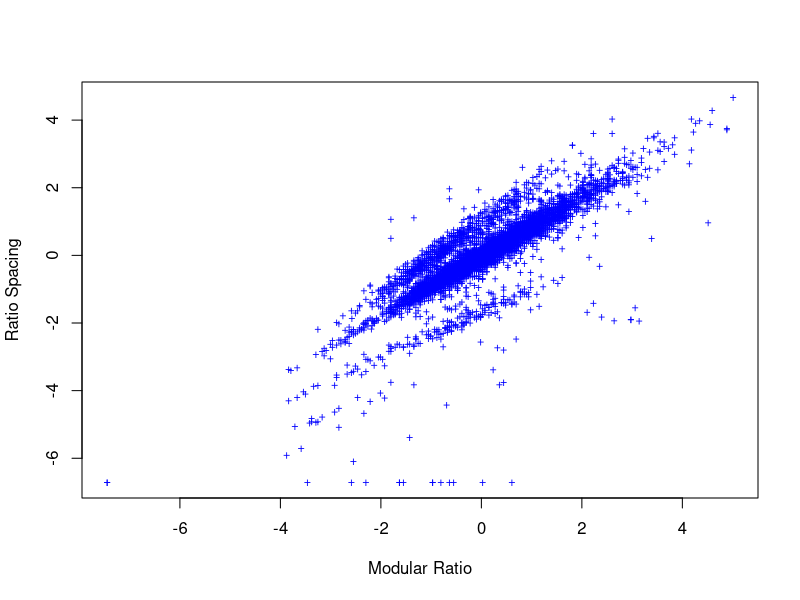
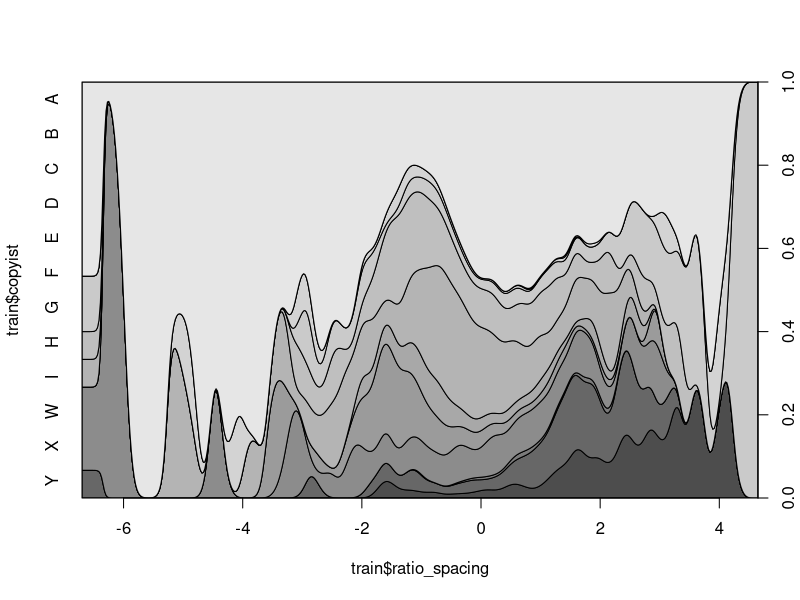

Recreate these plots in R, in order.
## ---- chunk 1
knitr::opts_chunk$set(echo = TRUE)
## ---- chunk 2
avila <- read.csv("avila-tr.txt", header = FALSE)
## ---- chunk 3
# Add column names to the data set
colnames(avila) <- c("intercolumnar_dist", "upper_margin", "lower_margin", "exploitation", "row_no", "modular_ratio", "interlinear_spacing", "weight", "peak_no", "ratio_spacing", "copyist")

# Factor the copyist column
avila$copyist <- as.factor(avila$copyist)
## ---- chunk 4
set.seed(1234)
spec <- c(train=.7, test=.2, validate=.1)
i <- sample(cut(1:nrow(avila),
                nrow(avila)*cumsum(c(0,spec)), labels=names(spec)))
train <- avila[i=="train",]
test <- avila[i=="test",]
val <- avila[i=="validate",]
## ---- chunk 5
# Outputs the first 5 rows of the train data
head(train, n=5)

# Outputs the mean intercolumnar distance
mean(train$intercolumnar_dist)

# Outputs the lowest and highest upper margin
range(train$upper_margin)

# Outputs the most common class for the copyist column
names(which.max(table(train$copyist)))

# Outputs the median weight
median(train$weight)

# Outputs the mean exploitation
mean(train$exploitation)

# Outputs statistics for ratio spacing
summary(train$ratio_spacing)
## ---- chunk 6
# Outputs a scatterplot of modular ratio vs. ratio spacing
plot(train$modular_ratio, train$ratio_spacing, pch='+', cex=0.75, col="blue", xlab="Modular Ratio", ylab="Ratio Spacing")
## ---- chunk 7
# Outputs a conditional density plot showing how the copyist changes over the various ratio spacings
cdplot(train$ratio_spacing, train$copyist)
## ---- chunk 8
library(e1071)
library(MASS)
svm1 <- tune(svm, copyist~., data=val, kernel="linear", ranges=list(cost=c(0.1, 1, 10)))
summary(svm1)
pred1 <- predict(svm1$best.model, newdata=test)
acc1 <- mean(pred1==test$copyist)
print(paste("accuracy = ", acc1))
## ---- chunk 9
svm2 <- tune(svm, copyist~., data=val, kernel="polynomial", ranges=list(cost=c(10, 100, 150)))
summary(svm2)
pred2 <- predict(svm2$best.model, newdata=test)
acc2 <- mean(pred2==test$copyist)
print(paste("accuracy = ", acc2))
## ---- chunk 10
svm3 <- tune(svm, copyist~., data=val, kernel="radial", ranges=list(cost=c(1, 10, 100), gamma=c(0.1, 0.25, 0.5)))
summary(svm3)
pred3 <- predict(svm3$best.model, newdata=test)
acc3 <- mean(pred3==test$copyist)
print(paste("accuracy = ", acc3))
